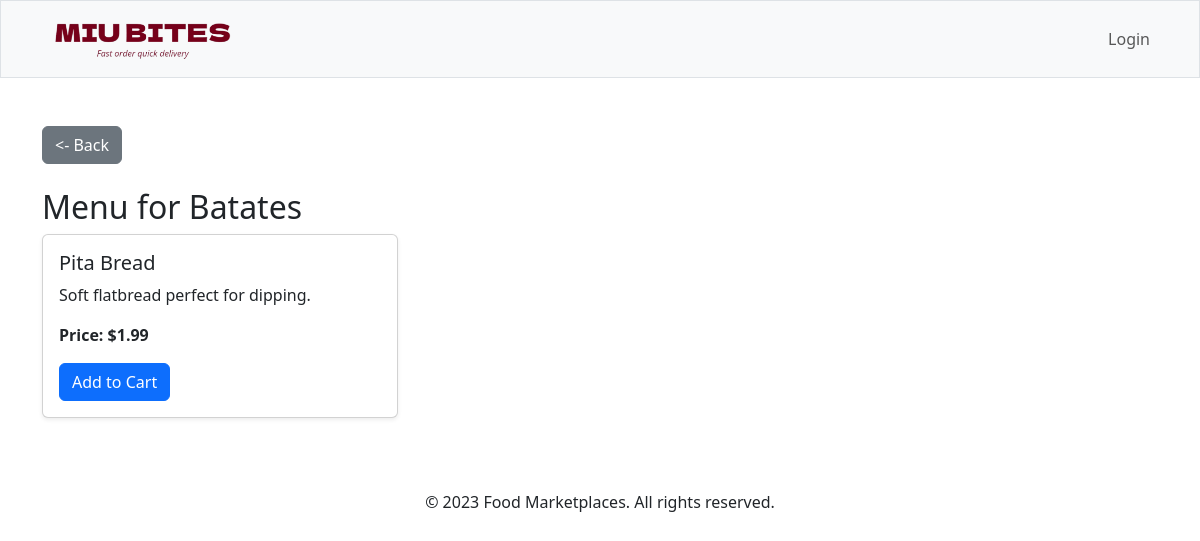
Page /menu.php?restaurant_id=4 on the committed database.
### tables this page shows
CREATE TABLE `restaurants` (
  `restaurant_id` int(11) NOT NULL,
  `restaurant_name` varchar(255) NOT NULL,
  `description` text DEFAULT NULL,
  `menu_uploaded` tinyint(1) DEFAULT 0,
  `delivery_option` tinyint(1) DEFAULT 1,
  `pickup_option` tinyint(1) DEFAULT 1,
  `status` enum('active','pending','rejected') DEFAULT 'pending',
  `created_at` timestamp NOT NULL DEFAULT current_timestamp()
);

CREATE TABLE `menus` (
  `menu_id` int(11) NOT NULL,
  `restaurant_id` int(11) NOT NULL,
  `item_name` varchar(255) NOT NULL,
  `description` text DEFAULT NULL,
  `price` decimal(10,2) NOT NULL,
  `category` enum('food','drinks') NOT NULL,
  `availability` tinyint(1) DEFAULT 1
);

### menu.php (the view, shortened to what this page needs)
<?php
include 'db_connection.php';
if (isset($_GET['restaurant_id'])) {
    $restaurant_id = intval($_GET['restaurant_id']);
    $restaurant_query = "SELECT * FROM restaurants WHERE restaurant_id = ?";
    $stmt = $conn->prepare($restaurant_query);
    $stmt->bind_param("i", $restaurant_id);
    $stmt->execute();
    $restaurant_result = $stmt->get_result();
    if ($restaurant_result->num_rows > 0) {
        $restaurant = $restaurant_result->fetch_assoc();
        $menu_query = "SELECT * FROM menus WHERE restaurant_id = ?";
        $menu_stmt = $conn->prepare($menu_query);
        $menu_stmt->bind_param("i", $restaurant_id);
        $menu_stmt->execute();
        $menu_result = $menu_stmt->get_result();
    } else {
        header("Location: marketplaces.php");
        exit();
    }
} else {
    header("Location: marketplaces.php");
    exit();
}
?>
<!DOCTYPE html>
<html lang="en">
<head>
    <link href="https://cdn.jsdelivr.net/npm/bootstrap@5.3.3/dist/css/bootstrap.min.css" rel="stylesheet">
</head>
<body>
    <?php include("header.php") ?>
    <div class="container mt-5">
        <div class="mb-4">
            <a href="javascript:history.back()" class="btn btn-secondary"> <- Back</a>
        </div>
        <h2>Menu for <?php echo htmlspecialchars($restaurant['restaurant_name']); ?></h2>
        <div class="row">
            <?php if ($menu_result->num_rows > 0): ?>
                <?php while ($menu_item = $menu_result->fetch_assoc()): ?>
                    <div class="col-md-4">
                        <div class="card mb-4 shadow-sm">
                            <div class="card-body">
                                <h5 class="card-title"><?php echo htmlspecialchars($menu_item['item_name']); ?></h5>
                                <p class="card-text"><?php echo htmlspecialchars($menu_item['description']); ?></p>
                                <p class="card-text"><strong>Price: $<?php echo number_format($menu_item['price'], 2); ?></strong></p>
                                <form action="add_to_cart.php" method="POST">
                                    <button type="submit" class="btn btn-primary">Add to Cart</button>
                                </form>
                            </div>
                        </div>
                    </div>
                <?php endwhile; ?>
            <?php else: ?>
                <p class="text-muted">No menu items available at the moment.</p>
            <?php endif; ?>
        </div>
    </div>
    <footer class="text-center mt-5">
        <p>&copy; 2023 Food Marketplaces. All rights reserved.</p>
    </footer>
</body>
</html>

### rows in the picture
restaurants: restaurant_name "Batates"
menus: item_name "Pita Bread", description "Soft flatbread perfect for dipping.", price "1.99"
